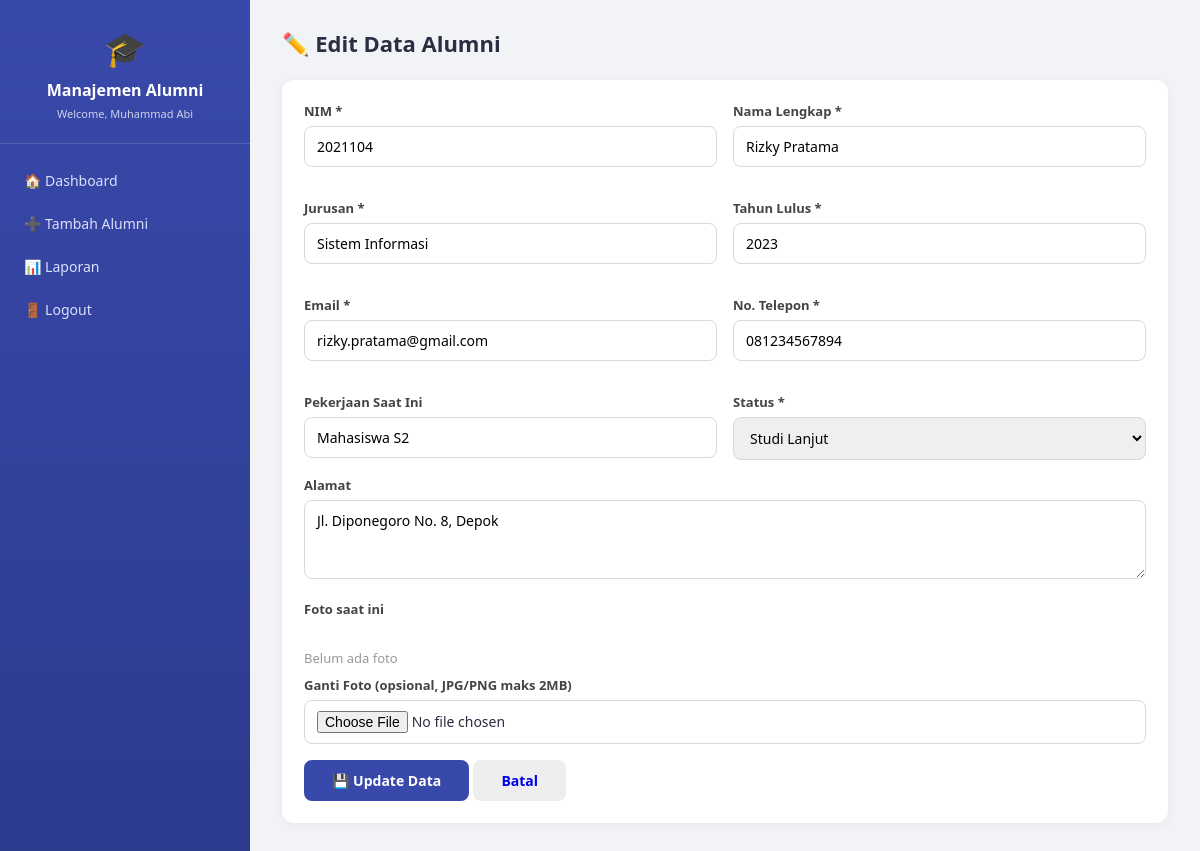
The app's page /view/alumni/edit.php?id=5 (signed in) with its own data.
### tables this page shows
CREATE TABLE IF NOT EXISTS alumni (
    id INT AUTO_INCREMENT PRIMARY KEY,
    nim VARCHAR(20) NOT NULL UNIQUE,
    nama_lengkap VARCHAR(100) NOT NULL,
    jurusan VARCHAR(100) NOT NULL,
    tahun_lulus YEAR NOT NULL,
    email VARCHAR(100) NOT NULL,
    no_telepon VARCHAR(20) NOT NULL,
    pekerjaan_saat_ini VARCHAR(100) DEFAULT '-',
    alamat TEXT,
    foto VARCHAR(255) DEFAULT NULL,
    status ENUM('Bekerja','Belum Bekerja','Wirausaha','Studi Lanjut') DEFAULT 'Belum Bekerja',
    created_at TIMESTAMP DEFAULT CURRENT_TIMESTAMP,
    updated_at TIMESTAMP DEFAULT CURRENT_TIMESTAMP ON UPDATE CURRENT_TIMESTAMP
);

### controller/AlumniController.php (called while the page is built, shortened)
<?php
require_once __DIR__ . '/../model/Alumni.php';
class AlumniController
{
    private $alumniModel;
    public function __construct()
    {
        $database = new Database();
        $db = $database->getConnection();
        $this->alumniModel = new Alumni($db);
    }
    public function getById($id)
    {
        return $this->alumniModel->getById($id);
    }
}

### model/Model.php (called while the page is built, shortened)
<?php
abstract class Model
{
    public function __construct($db)
    {
        $this->conn = $db;
    }
}

### model/Alumni.php (called while the page is built, shortened)
<?php
require_once __DIR__ . '/Model.php';
class Alumni extends Model
{
    protected $table = "alumni";
    public function getById($id)
    {
        $sql = "SELECT * FROM {$this->table} WHERE id = :id LIMIT 1";
        $stmt = $this->conn->prepare($sql);
        $stmt->bindParam(':id', $id);
        $stmt->execute();
        return $stmt->fetch(PDO::FETCH_ASSOC);
    }
}

### view/alumni/edit.php (the view, shortened to what this page needs)
<?php
require_once __DIR__ . '/../../controller/AlumniController.php';
$controller = new AlumniController();
$id = $_GET['id'] ?? null;
$alumni = $controller->getById($id);
?>
<!DOCTYPE html>
<html lang="id">
<head>
    <link rel="stylesheet" href="../../public/css/style.css">
</head>
<body>
<div class="layout">
    <?php include __DIR__ . '/../layout/sidebar.php'; ?>
    <div class="main-content">
        <div class="topbar">
            <h1>✏️ Edit Data Alumni</h1>
        </div>
        <div class="panel">
            <form method="POST" action="" enctype="multipart/form-data">
                <div style="display:grid;grid-template-columns:1fr 1fr;gap:16px;">
                    <div class="form-group">
                        <label>NIM *</label>
                        <input type="text" name="nim" value="<?= htmlspecialchars($alumni['nim']) ?>" required>
                    </div>
                    <div class="form-group">
                        <label>Nama Lengkap *</label>
                        <input type="text" name="nama_lengkap" value="<?= htmlspecialchars($alumni['nama_lengkap']) ?>" required>
                    </div>
                    <div class="form-group">
                        <label>Jurusan *</label>
                        <input type="text" name="jurusan" value="<?= htmlspecialchars($alumni['jurusan']) ?>" required>
                    </div>
                    <div class="form-group">
                        <label>Tahun Lulus *</label>
                        <input type="number" name="tahun_lulus" min="2000" max="<?= date('Y') + 1 ?>" value="<?= htmlspecialchars($alumni['tahun_lulus']) ?>" required>
                    </div>
                    <div class="form-group">
                        <label>Email *</label>
                        <input type="email" name="email" value="<?= htmlspecialchars($alumni['email']) ?>" required>
                    </div>
                    <div class="form-group">
                        <label>No. Telepon *</label>
                        <input type="text" name="no_telepon" value="<?= htmlspecialchars($alumni['no_telepon']) ?>" required>
                    </div>
                    <div class="form-group">
                        <label>Pekerjaan Saat Ini</label>
                        <input type="text" name="pekerjaan_saat_ini" value="<?= htmlspecialchars($alumni['pekerjaan_saat_ini']) ?>">
                    </div>
                    <div class="form-group">
                        <label>Status *</label>
                        <select name="status" required>
                            <?php foreach (['Bekerja','Belum Bekerja','Wirausaha','Studi Lanjut'] as $opt): ?>
                                <option value="<?= $opt ?>" <?= $alumni['status'] === $opt ? 'selected' : '' ?>><?= $opt ?></option>
                            <?php endforeach; ?>
                        </select>
                    </div>
                </div>
                <div class="form-group">
                    <label>Alamat</label>
                    <textarea name="alamat" rows="3"><?= htmlspecialchars($alumni['alamat']) ?></textarea>
                </div>
                <div class="form-group">
                    <label>Foto saat ini</label><br>
                    <?php if (!empty($alumni['foto'])): ?>
                        <img src="../../public/uploads/<?= htmlspecialchars($alumni['foto']) ?>" class="foto-thumb" style="width:60px;height:60px;margin-bottom:8px;">
                    <?php else: ?>
                        <span style="color:#999;font-size:13px;">Belum ada foto</span>
                    <?php endif; ?>
                    <label style="margin-top:8px;">Ganti Foto (opsional, JPG/PNG maks 2MB)</label>
                    <input type="file" name="foto" accept="image/jpeg,image/png">
                </div>
                <button type="submit" class="btn btn-primary" style="width:auto;padding:11px 28px;">💾 Update Data</button>
                <a href="dashboard.php" class="btn" style="background:#eee;width:auto;padding:11px 28px;">Batal</a>
            </form>
        </div>
    </div>
</div>
</body>
</html>

### public/css/style.css (style rules this page uses)
* { margin: 0; padding: 0; box-sizing: border-box; font-family: 'Segoe UI', Tahoma, sans-serif; }
body { background: #f1f3f7; color: #2b2d42; }
.form-group { margin-bottom: 16px; }
.form-group label { display: block; font-size: 13px; font-weight: 600; margin-bottom: 6px; color: #444; }
.form-group input, .form-group select, .form-group textarea { width: 100%; padding: 10px 12px; border: 1px solid #d6d9e0; border-radius: 8px; font-size: 14px; outline: none; transition: 0.2s; }
.btn { display: inline-block; border: none; cursor: pointer; padding: 11px 18px; border-radius: 8px; font-size: 14px; font-weight: 600; text-decoration: none; text-align: center; transition: 0.2s; }
.btn-primary { background: #3949ab; color: #fff; width: 100%; }
.layout { display: flex; min-height: 100vh; }
.main-content { flex: 1; padding: 28px 32px; overflow-x: auto; }
.topbar { display: flex; justify-content: space-between; align-items: center; margin-bottom: 22px; }
.topbar h1 { font-size: 22px; }
.panel { background: #fff; border-radius: 12px; padding: 22px; box-shadow: 0 2px 10px rgba(0,0,0,0.05); margin-bottom: 22px; }

### records on screen
alumni: nim "2021104", nama_lengkap "Rizky Pratama", jurusan "Sistem Informasi", tahun_lulus "2023", email "rizky.pratama@gmail.com", no_telepon "081234567894", pekerjaan_saat_ini "Mahasiswa S2", status "Studi Lanjut", alamat "Jl. Diponegoro No. 8, Depok"

### other values on screen
$_SESSION['nama_lengkap'] "Muhammad Abi"
